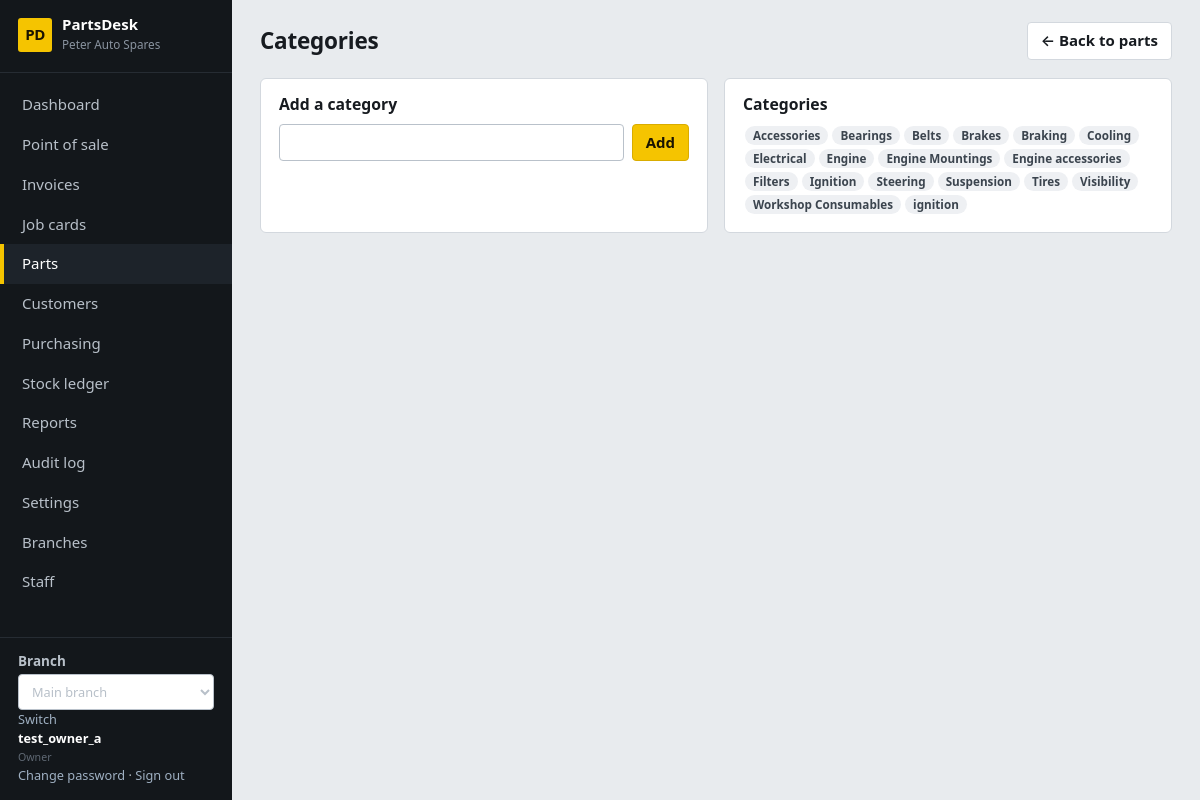
Screenshot of /catalog/categories/ (signed in) with the database file from the repository.
### core/models.py (models this page shows, shortened)
class ShopSettings(TrackedModel):
    tenant = models.OneToOneField(Tenant, on_delete=models.CASCADE, related_name="settings")
    shop_name = models.CharField(max_length=120, default="My Spare Parts Shop")
    address = models.TextField(blank=True)
    phone = models.CharField(max_length=60, blank=True)
    email = models.EmailField(blank=True)
    tax_id = models.CharField("Tax / TPIN number", max_length=60, blank=True)
    currency_symbol = models.CharField(max_length=8, default="$")
    tax_name = models.CharField(max_length=20, default="VAT")
    tax_rate = models.DecimalField("Tax rate %", max_digits=5, decimal_places=2, default=Decimal("0"))
    prices_include_tax = models.BooleanField(default=True, help_text="Untick if prices are entered before tax.")
    counter_max_discount = models.DecimalField(
        "Max discount % for counter staff", max_digits=5, decimal_places=2, default=Decimal("10"),
        help_text="Managers and the owner can exceed this.")
    default_labour_rate = models.DecimalField("Default labour rate per hour", max_digits=10, decimal_places=2, default=Decimal("0"))
    invoice_footer = models.CharField(max_length=200, blank=True, default="Thank you for your business.")
    class Meta:
        verbose_name_plural = "shop settings"
    @classmethod
    def get(cls, tenant):
        obj, _ = cls.objects.get_or_create(tenant=tenant)
        return obj

class User(AbstractUser):
    class Role(models.TextChoices):
        OWNER = "owner", "Owner"
        MANAGER = "manager", "Manager"
        COUNTER = "counter", "Counter sales"
        MECHANIC = "mechanic", "Mechanic"
        STOREKEEPER = "storekeeper", "Storekeeper"
    role = models.CharField(max_length=20, choices=Role.choices, default=Role.COUNTER)
    tenant = models.ForeignKey(Tenant, null=True, blank=True, on_delete=models.PROTECT, related_name="users")
    branches = models.ManyToManyField(Branch, blank=True, related_name="staff")
    @property
    def display_name(self):
        return self.get_full_name() or self.username

### catalog/models.py (models this page shows, shortened)
class Category(TrackedModel):
    tenant = models.ForeignKey(Tenant, on_delete=models.PROTECT)
    name = models.CharField(max_length=80)
    class Meta:
        ordering = ["name"]
        verbose_name_plural = "categories"
        constraints = [models.UniqueConstraint(fields=["tenant", "name"], name="category_tenant_name")]

### catalog/views.py (the view)
# urls.py: path("categories/", views.category_list, name="category_list"),
@role_required(STOCK)
def category_list(request):
    form = CategoryForm(request.POST or None, tenant=request.tenant)
    if request.method == "POST" and form.is_valid():
        form.save()
        messages.success(request, "Category added.")
        return redirect("category_list")
    return render(request, "catalog/category_list.html", {
        "page_title": "Categories", "form": form, "categories": Category.objects.filter(tenant=request.tenant)})

### catalog/forms.py (shortened to what this page needs)
class CategoryForm(forms.ModelForm):
    class Meta:
        model = Category
        fields = ["name"]
    def __init__(self, *a, tenant, **kw):
        super().__init__(*a, **kw)
        self.instance.tenant = tenant

### core/audit.py (called while the page is built)
@contextmanager
def audit_context(**values):
    token = _current.set(dict(_current.get(), **values))
    try:
        yield
    finally:
        _current.reset(token)

def metadata(request):
    try:
        address = str(ip_address(request.META.get('REMOTE_ADDR', '')))
    except ValueError:
        address = None
    match = request.resolver_match
    return dict(request_id=request.audit_request_id, ip_address=address,
                route=(match.view_name if match else 'unmatched')[:100], method=request.method[:10])

### core/context.py (called while the page is built)
def shop(request):
    if not request.user.is_authenticated:
        return {}
    if request.branch is None:
        return {"shop": None, "nav": [], "branches": [], "active_branch": None}
    items = []
    for label, name, roles in NAV:
        if roles is None or request.user.role in roles:
            url = reverse(name)
            active = request.path == url if url == "/" else request.path.startswith(url)
            items.append({"label": label, "url": url, "active": active})
    return {"shop": ShopSettings.get(request.tenant), "nav": items,
            "branches": allowed_branches(request.user), "active_branch": request.branch}

### core/models.py (called while the page is built)
    def save(self, *args, **kwargs):
        if not self._state.adding:
            raise ValueError("Audit records cannot be edited.")
        return super().save(*args, **kwargs)

### core/navigation.py (called while the page is built)
def page_back_link(request):
    if request is None or not request.user.is_authenticated:
        return None
    match = request.resolver_match
    name = match.url_name if match else None
    if name == 'dashboard':
        return None
    kwargs = {}
    if name == 'vehicle_create':
        if 'pk' in match.kwargs:
            target, label = 'customer_detail', 'Back to customer'
            kwargs = {'pk': match.kwargs['pk']}
        else:
            target, label = 'vehicle_list', 'Back to vehicles'
    elif name in RECORD_PARENTS:
        target, label = RECORD_PARENTS[name]
        kwargs = {'pk': match.kwargs['pk']}
    else:
        target, label = PARENTS.get(name, ('dashboard', 'Back to dashboard'))
    return {'url': reverse(target, kwargs=kwargs), 'label': label}

### templates/catalog/category_list.html
{% extends "base.html" %}
{% block content %}<div class="grid2"><section class="card"><h2>Add a category</h2><form method="post" class="inline">{% csrf_token %}{{ form.name }}<button class="btn primary fit">Add</button></form>{{ form.name.errors }}</section>
<section class="card"><h2>Categories</h2>{% for c in categories %}<span class="badge" style="margin:2px">{{ c.name }}</span>{% empty %}<p class="muted">None yet: try Brakes, Filters, Engine, Suspension, Electrical.</p>{% endfor %}</section></div>{% endblock %}

### templates/base.html (shortened to what this page needs)
{% load static ui %}<!doctype html>
<html lang="en">
<head>
<link rel="stylesheet" href="{% static 'css/app.css' %}">
</head>
<body data-print-log-url="{% url 'log_print_request' %}" {% if auto_print %}data-autoprint="1"{% endif %}>
<div class="app">
  <aside class="side no-print">
    <div class="brand"><span class="brand-mark">PD</span><div><strong>PartsDesk</strong><small>{{ shop.shop_name }}</small></div></div>
    <nav>{% for item in nav %}<a href="{{ item.url }}" class="{% if item.active %}on{% endif %}">{{ item.label }}</a>{% endfor %}</nav>
    <div class="who">
      {% if branches %}<form method="post" action="{% url 'switch_branch' %}">{% csrf_token %}
      <label for="branch-select">Branch</label><select id="branch-select" name="branch_id" onchange="this.form.submit()">
      {% for b in branches %}<option value="{{ b.pk }}" {% if b.pk == active_branch.pk %}selected{% endif %}>{{ b.name }}</option>{% endfor %}
      </select><button type="submit">Switch</button></form>{% endif %}
      <strong>{{ user.display_name }}</strong><small>{{ user.get_role_display }}</small><br>
      <a href="{% url 'password_change' %}">Change password</a> ·
      <form method="post" action="{% url 'logout' %}">{% csrf_token %}<button type="submit">Sign out</button></form>
    </div>
  </aside>
  <main class="main">
    <header class="top"><h1>{% block page_heading %}{{ page_title }}{% endblock %}</h1><div class="actions">{% page_back_link as back %}{% if back %}<a class="btn no-print" href="{{ back.url }}" aria-label="{{ back.label }}">&larr; {{ back.label }}</a>{% endif %}{% block actions %}{% endblock %}</div></header>
    {% block content %}{% endblock %}
  </main>
</div>
</body>
</html>

### static/css/app.css (style rules this page uses)
:root { --bg:#e8ebee; --panel:#fff; --ink:#171b20; --muted:#5f6873; --line:#d3d8de; --line-soft:#e6e9ed; --side:#13171b; --side-ink:#b8c0c9; --hi:#f5c400; --hi-ink:#1a1400; --ok:#1f7a3a; --warn:#a15c00; --bad:#b42323; --info:#1a5fb4; --mono:ui-monospace,SFMono-Regular,Menlo,Consolas,"Liberation Mono",monospace; }
* { box-sizing:border-box }
html { font-size:15px }
body { margin:0;background:var(--bg);color:var(--ink);font-family:"Segoe UI",system-ui,-apple-system,Roboto,"Helvetica Neue",Arial,sans-serif;line-height:1.45 }
a { color:var(--info);text-decoration:none }
h1,h2,h3 { margin:0;line-height:1.2 }
h2 { font-size:1.05rem }
small,.muted { color:var(--muted) }
.app { display:grid;grid-template-columns:232px 1fr;min-height:100vh }
.side { background:var(--side);color:var(--side-ink);display:flex;flex-direction:column;padding:16px 0;position:sticky;top:0;height:100vh }
.brand { display:flex;gap:10px;align-items:center;padding:0 18px 18px;border-bottom:1px solid #262c33 }
.brand-mark { background:var(--hi);color:var(--hi-ink);font-weight:800;border-radius:3px;width:34px;height:34px;display:grid;place-items:center;letter-spacing:-.5px }
.brand strong { color:#fff;display:block;line-height:1.1 }
.brand small { color:#8a94a0;font-size:.78rem }
.side nav { display:flex;flex-direction:column;padding:12px 0;flex:1;overflow:auto }
.side nav a { color:var(--side-ink);padding:9px 18px;border-left:4px solid transparent;font-weight:500 }
.side nav a.on { border-left-color:var(--hi);background:#1d232a;color:#fff }
.who { padding:14px 18px 0;border-top:1px solid #262c33;font-size:.85rem }
.who strong { color:#fff;display:block }
.who a,.who button { color:#9fb0c2;background:none;border:0;padding:0;font:inherit;cursor:pointer }
.who form { display:inline }
.main { padding:22px 28px 40px;min-width:0 }
.top { display:flex;justify-content:space-between;align-items:center;gap:16px;margin-bottom:18px;flex-wrap:wrap }
.top h1 { font-size:1.5rem;letter-spacing:-.01em }
.actions { display:flex;gap:8px;flex-wrap:wrap }
.card { background:var(--panel);border:1px solid var(--line);border-radius:6px;padding:16px 18px;margin-bottom:16px }
.card>h2 { margin-bottom:10px }
.grid2 { display:grid;grid-template-columns:1fr 1fr;gap:16px }
.btn,button.btn { display:inline-flex;align-items:center;gap:6px;padding:7px 13px;border:1px solid var(--line);border-radius:4px;background:#fff;color:var(--ink);font:inherit;font-weight:600;cursor:pointer;text-decoration:none }
.btn.primary { background:var(--hi);border-color:#d9ac00;color:var(--hi-ink) }
input,select,textarea { font:inherit;color:inherit;padding:7px 9px;border:1px solid #b9c1ca;border-radius:4px;background:#fff;width:100%;min-width:0 }
label { font-weight:600;font-size:.9rem;display:block;margin-bottom:3px }
.inline { display:flex;gap:8px;align-items:flex-end;flex-wrap:wrap }
.inline>* { flex:1 1 120px }
.inline>.fit { flex:0 0 auto }
.badge { display:inline-block;padding:1px 8px;border-radius:10px;font-size:.78rem;font-weight:600;background:#eef0f3;color:#3b444e;white-space:nowrap }

### rows the page displays
ShopSettings: shop_name "Peter Auto Spares"
User: display_name "test_owner_a", role "Owner"
Category: name "Accessories"
Category: name "Bearings"
Category: name "Belts"
Category: name "Brakes"
Category: name "Braking"
Category: name "Cooling"
Category: name "Electrical"
Category: name "Engine"
Category: name "Engine Mountings"
Category: name "Engine accessories"
Category: name "Filters"
Category: name "Ignition"
Category: name "Steering"
Category: name "Suspension"
Category: name "Tires"
Category: name "Visibility"
Category: name "Workshop Consumables"
Category: name "ignition"

### other values shown
{{ item.label }} "Dashboard" "Point of sale" "Invoices" "Job cards" "Parts" "Customers" "Purchasing" "Stock ledger" "Reports" "Audit log" "Settings" "Branches" "Staff"
{{ page_title }} "Categories"
{{ back.label }} "Back to parts"
form field branch_id "Main branch"
